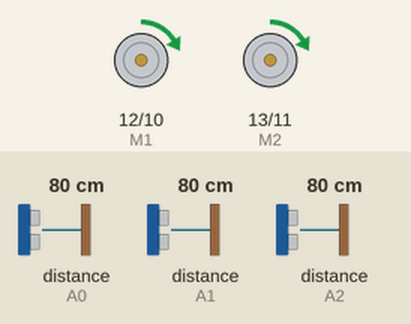
Recording of a sketch running on a simulated Arduino Mega 2560, built with avr-gcc and run on an emulated ATmega2560. Shown: direction and speed pins drawn as motors (green arrow = direction pin HIGH = forward, orange = LOW = backward, longer = more drive). The inputs (shaded band) are chosen by the test bench; at power-on: distance to the obstacle (sensors on A1, A0, A2) 80 cm. The echo pulse lasts 58.3 µs per cm; what the sketch prints to the serial monitor is not drawn.

Above: at 1.2 s.
1.3 s: distance to the obstacle (sensor on A1) set to 96 cm
2.8 s: distance to the obstacle (sensor on A1) set to 106 cm
At 4.4 s:
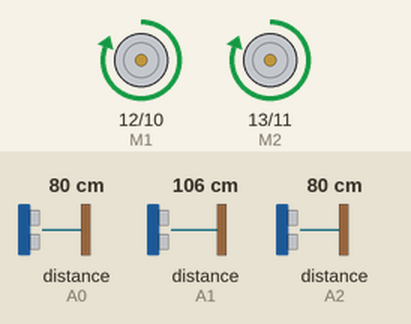
Timing chart, 0 to 7.3 s (numbered marks = the images above; inputs shaded):
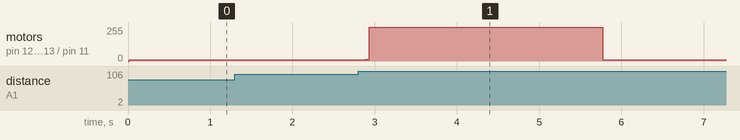

The sketch:

micromouse.ino
```cpp
#include <NewPing.h>

#define TRIGGER_PINL  A3  // Arduino pin tied to trigger pin on ping sensor.
#define ECHO_PINL     A0  // Arduino pin tied to echo pin on ping sensor.

#define MAX_DISTANCE 100 // Maximum distance we want to ping for (in centimeters). Maximum sensor distance is rated at 400-500cm.

#define TRIGGER_PINF  A4  // Arduino pin tied to trigger pin on ping sensor.
#define ECHO_PINF     A1  // Arduino pin tied to echo pin on ping sensor.

#define TRIGGER_PINR  A5  // Arduino pin tied to trigger pin on ping sensor.
#define ECHO_PINR     A2  // Arduino pin tied to echo pin on ping sensor.


int dir;


#define STOP 0
#define FORWARD 1
#define BACKWARD 2
#define LEFT 3
#define RIGHT 4


float P = 0.7 ;
float D = 0.5 ;
float I = 0.4 ;
float oldErrorP ;
float totalError ;
int offset = 5 ;

int wall_threshold = 13 ;
//int left_threshold = 10 ;
//int right_threshold = 10 ;
int front_threshold = 7 ;

boolean frontwall ;
boolean leftwall ;
boolean rightwall ;
boolean first_turn ;
boolean rightWallFollow ;
boolean leftWallFollow ;


const int E1 = 10;
const int M1 = 12;
const int E2 = 11;
const int M2 = 13;

int baseSpeed = 70 ;

int RMS ;
int LMS ;

//int LED = 13 ;
//int led1 = 8 ;
//int led2 = 9 ;


NewPing sonarLeft(TRIGGER_PINL, ECHO_PINL, MAX_DISTANCE); // NewPing setup of pins and maximum distance.
NewPing sonarRight(TRIGGER_PINR, ECHO_PINR, MAX_DISTANCE);
NewPing sonarFront(TRIGGER_PINF, ECHO_PINF, MAX_DISTANCE);

unsigned int pingSpeed = 30; // How frequently are we going to send out a ping (in milliseconds). 50ms would be 20 times a second.
unsigned long pingTimer;     // Holds the next ping time.


float oldLeftSensor, oldRightSensor, leftSensor, rightSensor, frontSensor, oldFrontSensor, lSensor, rSensor, fSensor;
//int TestNUM = 1  ;


// new variable. made by habib
int pLeftError = 0, pRightError = 0, pFrontError = 0;
float pidFrwd[2] = {4, 10};
float pidTurn[2] = {2, 5};
int DIRECTION;

float leftMotor;
float rightMotor;

int leftError = 0, rightError = 0, frontError = 0;


void setup() {

  Serial.begin(115200); // Open serial monitor at 115200 baud to see ping results.


  //  for (int i = 2; i <= 13; i++) //For Motor Shield
  //    pinMode(i, OUTPUT);
  pinMode(M1, OUTPUT);
  pinMode(M2, OUTPUT);


  first_turn = false ;
  rightWallFollow = false ;
  leftWallFollow = false ;


}

void loop() {
  // variable declaration
  int nextDir;

  //========================================START========================================//


  ReadSensors();

  // getting error value from all sensor
  leftError, rightError, frontError = walls();

  // get next direction
  nextDir = getDirection();

  // get motor speed
  getSpeed(nextDir, leftError, rightError, frontError);

  // give an action to the motor
  setDirection(DIRECTION, leftMotor, rightMotor);

  // read sensors & print the result to the serial monitor //
  Serial.print(" Left : ");
  Serial.print(leftSensor);
  Serial.print(" cm ");
  Serial.print(" Right : ");
  Serial.print(rightSensor);
  Serial.print(" cm ");
  Serial.print(" Front : ");
  Serial.print(frontSensor);
  Serial.println(" cm ");

  Serial.print(" Fronterror : " + frontError);
  Serial.print(" Lefterror : " + leftError);
  Serial.println(" Righterror : " + rightError);

  Serial.print("Left Motor : ");
  Serial.print(leftMotor);

  Serial.print("Right Motor : ");
  Serial.println(rightMotor);

  Serial.print("Direction : ");
  Serial.println(DIRECTION);


  //measure error & print the result to the serial monitor
  Serial.print("error=");
  Serial.println(totalError);
}


//--------------------------------- speed control ---------------------------------//

void getSpeed(int nextDir, int leftError, int rightError, int frontError) {     // motor will not stop except in a STOP direction
  // variable declaration
  float forward; //, leftMotor, rightMotor;

  // set speed by frontError
  forward = pidFrwd[0] * frontError + pidFrwd[1] * (frontError - pFrontError);
  forward = constrain(forward, 10, 255);
  // update previous front error
  pFrontError = frontError;

  // determine speed of left motor
  if (nextDir ==  LEFT) {
    rightMotor = forward;
    leftMotor = pidTurn[0] * leftError + pidTurn[1] * (leftError - pLeftError);
    leftMotor = constrain(leftMotor, 0, 30);      // limitation. minimum value is 0 and maximum value is 30.
    leftMotor = forward - leftMotor;


  } else if (nextDir == RIGHT) {
    leftMotor = forward;
    rightMotor = pidTurn[0] * rightError + pidTurn[1] * (rightError - pRightError);
    rightMotor = constrain(rightMotor, 0, 30);
    rightMotor = forward - rightMotor;

  } else if (nextDir == FORWARD) {
    leftMotor = forward;
    rightMotor = forward;

  } else {        // backward
    leftMotor = forward * -1;       // just an assumption
    rightMotor = forward * -1;
  }

}


//--------------------------------- direction control ---------------------------------//

int getDirection() {

//  if (leftwall == true && rightwall == false && frontwall == true ) {
//    DIRECTION = RIGHT; //4;
//
//  } else if (leftwall == false && rightwall == false && frontwall == true ) {
//    DIRECTION = BACKWARD;//2
//
//  } else if (leftwall == false && rightwall == true && frontwall == true ) {
//    DIRECTION = LEFT; // 3;
//
//  } else if ( leftSensor <= 5 || leftSensor > 100 && rightSensor <= 5 || rightSensor > 100 && frontSensor <= 5 || frontSensor > 100 ) {
//    //jika senso kurang
//    DIRECTION = STOP ;//0
//
//  } else {
//    DIRECTION = FORWARD; // 1
//  }

    DIRECTION = FORWARD;

  return DIRECTION;
}


void setDirection(int dir, int left, int right) {

  if ( dir == FORWARD || dir == LEFT || dir == RIGHT) { //maju
    analogWrite(E1, right);   // E1 = RIGHT MOTOR
    analogWrite(E2, left);   // E2 = LEFT MOTOR
    digitalWrite(M1, HIGH);
    digitalWrite(M2, HIGH);
  }
  else if ( dir == STOP ) { //stop
    analogWrite(E1, 0);
    analogWrite(E2, 0);
    digitalWrite(M1, HIGH);
    digitalWrite(M2, HIGH);
  }
  else if ( dir == BACKWARD ) { //mundur
    analogWrite(E1, left);
    analogWrite(E2, right);
    digitalWrite(M1, LOW);
    digitalWrite(M2, LOW);
  }
}
//---------------------------------------------------------------------------//


//--------------------------------- Sensors ---------------------------------//

void ReadSensors() {

  //leftSensor = sonarLeft.ping_median(TestNUM);     //accurate but slow
  //rightSensor = sonarRight.ping_median(TestNUM);     //accurate but slow
  //frontSensor = sonarFront.ping_median(TestNUM);     //accurate but slow

  //leftSensor = sonarLeft.convert_cm(leftSensor);
  //rightSensor = sonarRight.convert_cm(rightSensor);
  //frontSensor = sonarFront.convert_cm(frontSensor);

  lSensor = sonarLeft.ping_cm(); //ping in cm
  rSensor = sonarRight.ping_cm();
  fSensor = sonarFront.ping_cm();


  leftSensor = (lSensor + oldLeftSensor) / 2; //average distance between old & new readings to make the change smoother
  rightSensor = (rSensor + oldRightSensor) / 2;
  frontSensor = (fSensor + oldFrontSensor) / 2;


  oldLeftSensor = leftSensor; // save old readings for movment
  oldRightSensor = rightSensor;
  oldFrontSensor = frontSensor;

}

//---------------------------------------------------------------------------//


//--------------------------------- control ---------------------------------//


//--------------------------- wall detection --------------------------------//

int walls() {
  // pendeteksian apakah dinding ada atau tidak. jika kurang dari wall treshold baru dikatakan dinding
  if ( leftSensor < wall_threshold ) {
    leftwall = true ;
  }
  else {
    leftwall = false ;
    leftError = leftSensor - wall_threshold;
  }


  if ( rightSensor < wall_threshold ) {
    rightwall = true ;
  }
  else {
    rightwall = false ;
    rightError = rightSensor - wall_threshold;

  }

  if ( frontSensor < front_threshold ) {
    frontwall = true ;
  }
  else {
    frontwall = false ;
    frontError = frontSensor - front_threshold;
  }

}


//---------------------------------------------------------------------------/


//---------------------------------------------------------------------------//
```

Measured:
- the behaviour switches between 100 and 101 cm on distance to the obstacle (sensor on A1) (found by bisection; images 0 and 1)
- after the input at 2.8 s, motor on pin 12 (M1) / pin 10 (E1), motor on pin 13 (M2) / pin 11 (E2): forward 10/255 → forward 255/255 after 0.09 s, → forward 10/255 2.9 s later
